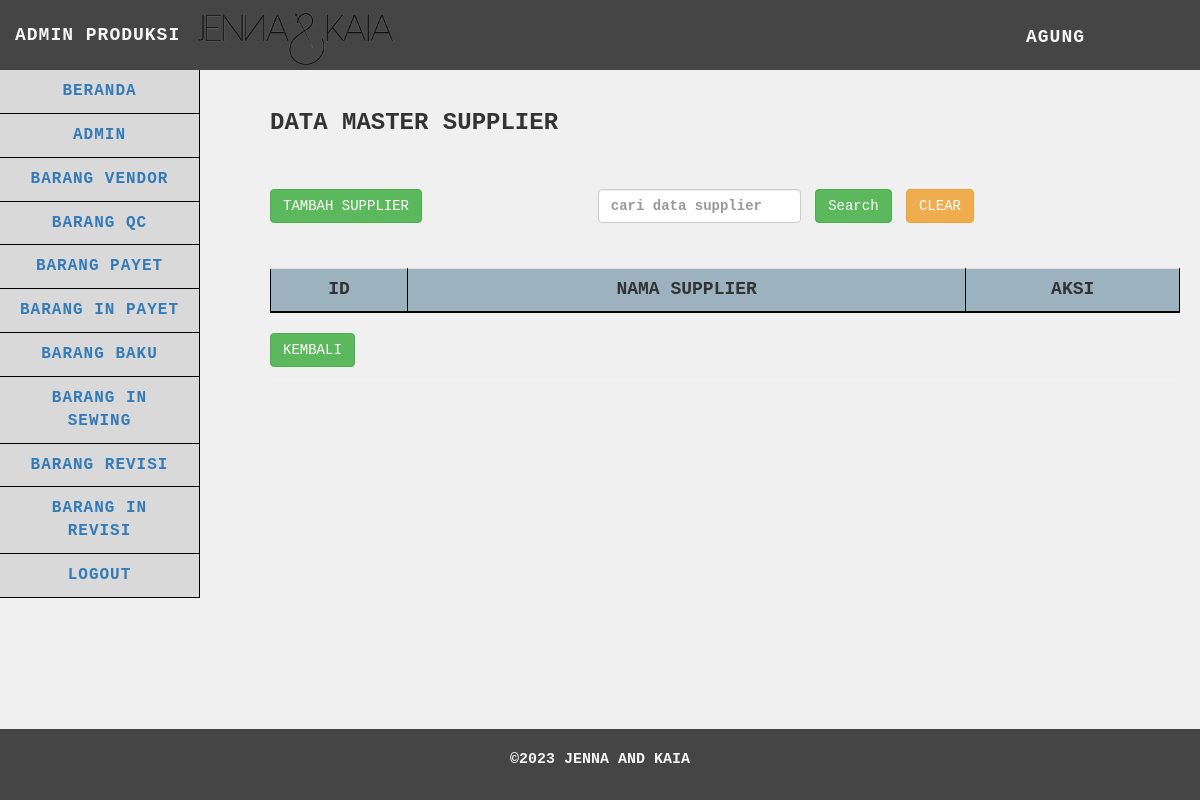
The page /produksi/supplier/supplier.php (signed in) on the database as committed earlier.
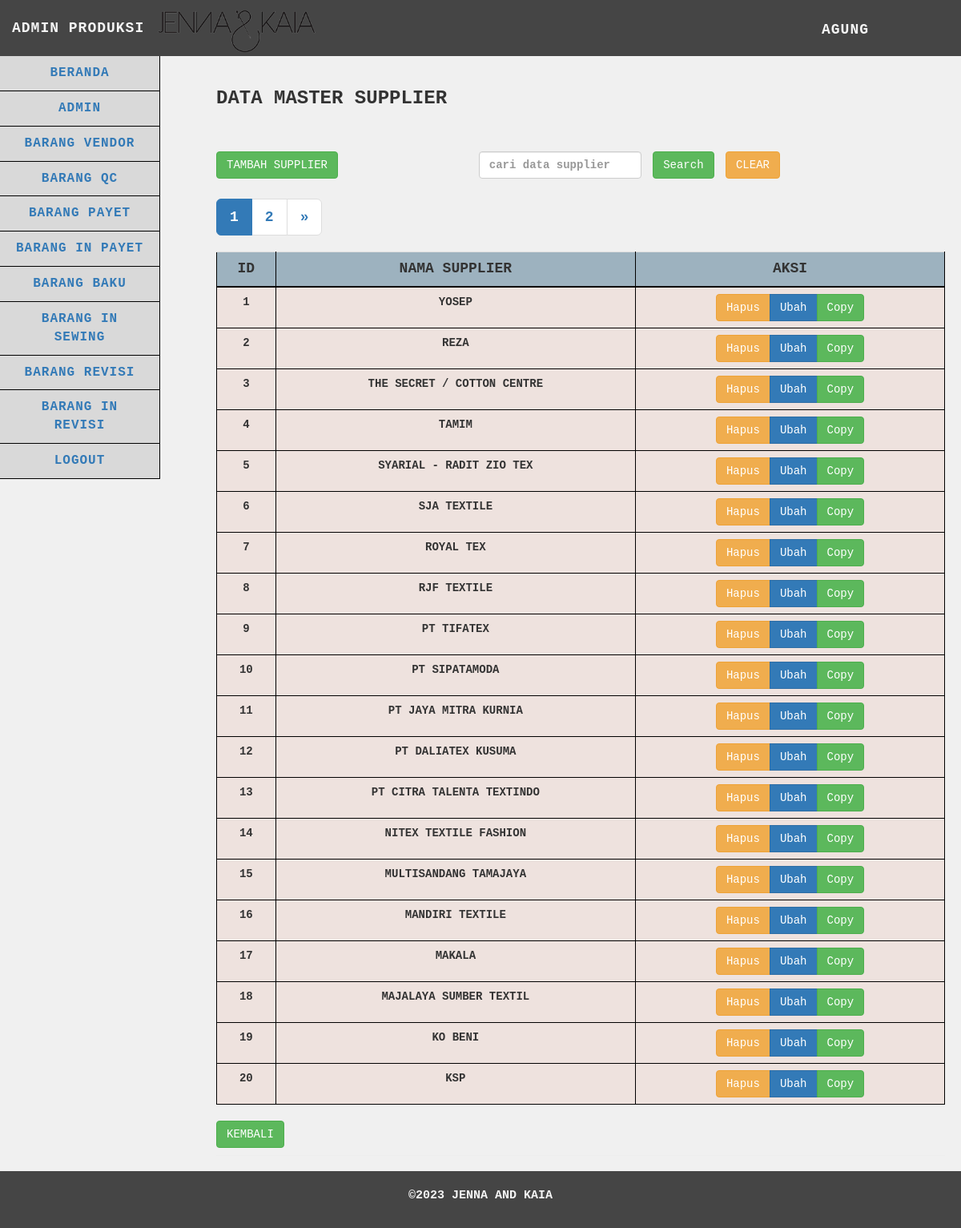
The same page on the database as committed later.
### tables this page shows
CREATE TABLE `supplier` (
  `idsupplier` int(25) NOT NULL,
  `nama_supplier` varchar(255) NOT NULL
);

### produksi/supplier/functions.php (called while the page is built, shortened)
<?php
$db = mysqli_connect("localhost", "root", "", "gudangjenna");
function query($query)
{
    global $db;
    $result = mysqli_query($db, $query);
    $rows = [];
    while ($row = mysqli_fetch_assoc($result)) {
        $rows[] = $row;
    }
    return $rows;
}
function getNama($username)
{
    global $db;
    $query = "SELECT nama FROM admin WHERE username = '$username' AND role = 'produksi'";
    $result = mysqli_query($db, $query);
    if ($result && mysqli_num_rows($result) > 0) {
        $user = mysqli_fetch_assoc($result);
        return $user['nama'];
    } else {
        return "Nama Tidak Ditemukan";
    }
}

### produksi/supplier/supplier.php (the view, shortened to what this page needs)
<?php
$supplier = query("SELECT * FROM supplier");
$limit = 20;
$page = isset($_GET['page']) ? $_GET['page'] : 1;
$start = ($page - 1) * $limit;
$start_date = isset($_GET['start_date']) ? $_GET['start_date'] : '';
$end_date = isset($_GET['end_date']) ? $_GET['end_date'] : '';
$date_filter = '';
$search = isset($_GET['search']) ? $_GET['search'] : '';
$search_filter = '';
$query = "SELECT * FROM supplier $date_filter $search_filter ORDER BY idsupplier DESC LIMIT $start, $limit";
$supplier = query($query);
$totalRecordsSearchDateFilter = count(query("SELECT * FROM supplier $date_filter $search_filter"));
$totalPagesSearchDateFilter = ceil($totalRecordsSearchDateFilter / $limit);
?>
<!DOCTYPE html>
<html>
<head>
    <link href="../../vendor/css/bootstrap/bootstrap.min.css" rel="stylesheet">
    <link href="../../vendor/css/bootstrap/bootstrap.css" rel="stylesheet">
    <link href="../../vendor/font-awesome/css/font-awesome.min.css" rel="stylesheet" type="text/css">
    <link href="../../css/tabel.css" rel="stylesheet">
</head>
<body>
    <nav class="navbar navbar-default navbar-static-top" role="navigation" style="margin-bottom: 0">
        <div class="navbar-header">
            <img src="../../images/Jenna-Kaia.png" alt="Logo Perusahaan" class="navbar-logo">
            <a class="navbar-brand">ADMIN PRODUKSI</a>
        </div>
        <ul class="nav navbar-top-links navbar-right">
            <li class="dropdown">
                <a class="dropdown-toggle" data-toggle="dropdown" href="../logout.php"><?php echo getNama($_SESSION['usernamepr']); ?></i>
                </a>
            </li>
        </ul>
        <div class="navbar-default sidebar" role="navigation" style="font-size: medium;">
            <div class="sidebar-nav navbar-collapse">
                <ul class="nav" id="side-menu">
                    <li>
                        <a href="../beranda.php">
                            BERANDA
                        </a>
                    </li>
                    <li>
                        <a href="../admin/admin.php">
                            ADMIN
                        </a>
                    </li>
                    <li>
                        <a href="../barangvendor/barangvendor.php">
                            BARANG VENDOR
                        </a>
                    </li>
                    <li>
                        <a href="../barangqc/barangqc.php">
                            BARANG QC
                        </a>
                    </li>
                    <li>
                        <a href="../barangpayet/barangpayet.php">
                            BARANG PAYET
                        </a>
                    </li>
                    <li>
                        <a href="../baranginpayet/baranginpayet.php">
                            BARANG IN PAYET
                        </a>
                    </li>
                    <li>
                        <a href="../barangbaku/barangbaku.php">
                            BARANG BAKU
                        </a>
                    </li>
                    <li>
                        <a href="../baranginsewing/baranginsewing.php">
                            BARANG IN SEWING
                        </a>
                    </li>
                    <li>
                        <a href="../barangrevisi/barangrevisi.php">
                            BARANG REVISI
                        </a>
                    </li>
                    <li>
                        <a href="../baranginrevisi/baranginrevisi.php">
                            BARANG IN REVISI
                        </a>
                    </li>
                    <li>
                        <a href="../logout.php" onclick="return confirm('yakin ingin logout?')">
                            Logout
                        </a>
                    </li>
                </ul>
            </div>
        </div>
    </nav>
    <div class="content">
        <div class="container-fluid">
            <h1 class="page-header">Data Master Supplier
                <br><br><br>
                <div class="row">
                    <div class="col-md-4">
                        <div class="text-left">
                            <a href="#" class="btn btn-success" data-toggle="modal" data-target="#tambahBarangModal">Tambah
                                Supplier</a>
                        </div>
                    </div>
                    <div class="col-md-6">
                        <form action="" method="GET" class="form-inline">
                            <input type="text" class="form-control mx-2" id="search" name="search" value="<?php echo $_GET['search'] ?? ''; ?>" placeholder="cari data supplier">
                            <button type="submit" class="btn btn-success">Search</button>
                            <a href="supplier.php" class="btn btn-warning mx-2">Clear</a>
                        </form>
                    </div>
                </div>
                <div class="row" style="margin-top: 5px;">
                    <div class="col-md-6">
                        <div class="button-group" style="display: flex; align-items: center;">
                            <div class="pagination-container">
                                <ul class="pagination pagination-lg">
                                    <?php
                                    $startPage = max(1, $page - 1);
                                    $endPage = min($totalPagesSearchDateFilter, $startPage + 4);
                                    for ($p = $startPage; $p <= $endPage; $p++) :
                                    ?>
                                        <li class="<?php if ($p == $page) echo 'active'; ?>">
                                            <a href="?page=<?php echo $p; ?>&start_date=<?php echo $start_date; ?>&end_date=<?php echo $end_date; ?>&search=<?php echo $search; ?>">
                                                <?php echo $p; ?>
                                            </a>
                                        </li>
                                    <?php endfor; ?>
                                    <?php if ($page < $totalPagesSearchDateFilter) : ?>
                                        <li>
                                            <a href="?page=<?php echo ($page + 1); ?>&start_date=<?php echo $start_date; ?>&end_date=<?php echo $end_date; ?>&search=<?php echo $search; ?>" aria-label="Next">
                                                <span aria-hidden="true">&raquo;</span>
                                            </a>
                                        </li>
                                    <?php endif; ?>
                                </ul>
                            </div>
                        </div>
                    </div>
                </div>
                <div class="table-responsive">
                    <table id="data-table" class="table table-hover">
                        <tr>
                            <th scope="col">Id</th>
                            <th scope="col">Nama Supplier</th>
                            <th scope="col">Aksi</th>
                        </tr>
                        <?php $i = $start + 1; ?>
                        <?php foreach ($supplier as $row) : ?>
                            <tr class="data-row">
                                <td><?= $i; ?></td>
                                <td><?= $row["nama_supplier"]; ?></td>
                                <td>
                                    <div class="btn-group text-center" style="display: flex; justify-content: center;">
                                        <button type="button" class="btn btn-warning delete-button" data-id="<?= $row["idsupplier"]; ?>">Hapus</button>
                                        <button type="button" class="btn btn-primary" data-toggle="modal" data-target="#ubahBarangModal<?= $row["idsupplier"]; ?>" data-id="<?= $row["idsupplier"]; ?>" data-page="<?= $page; ?>">Ubah</button>
                                        <button type="button" class="btn btn-success copy-button" data-id="<?= $row["idsupplier"]; ?>">Copy</button>
                                    </div>
                                </td>
                            </tr>
                            <?php $i++; ?>
                        <?php endforeach; ?>
                    </table>
                </div>
                <div>
                    <a href="../beranda.php" class="btn btn-success">Kembali</a>
                </div>
        </div>
    </div>
    <footer>
        <p>©2023 Jenna and Kaia</p>
    </footer>
</body>
</html>

### css/tabel.css (style rules this page uses)
body { font-family: "Courier New", Courier, monospace; text-transform: uppercase; margin: 0; padding: 0; background-color: #f0f0f0; display: flex; flex-direction: column; min-height: 100vh; }
p { font-size: 15px; }
h1 { text-transform: uppercase; font-weight: 500; }
.page-header { font-weight: bold; font-size: 24px; }
.navbar-logo { max-height: 60px; width: auto; margin-top: 10px; }
.navbar { background-color: #454545; font-size: large; letter-spacing: 1px; font-weight: 700; font-family: "Courier New", Courier, monospace; text-transform: uppercase; border: none; height: 70px; position: fixed; top: 0; width: 100%; z-index: 99; }
.navbar-header .navbar-brand { color: whitesmoke; margin-top: 10px; }
.dropdown { background-color: #454545; width: 100%; }
.dropdown-toggle { color: whitesmoke; margin-top: 10px; }
.navbar-top-links { margin-right: 0; }
.navbar-top-links li { display: inline-block; }
.navbar-top-links li:last-child { margin-right: 100px; }
.navbar-top-links li a { padding: 15px; min-height: 50px; }
.sidebar { background-color: #d9d9d9; text-align: center; }
.sidebar .sidebar-nav.navbar-collapse { padding-left: 0; padding-right: 0; }
.sidebar ul li { border-bottom: 1px solid black; border-right: 1px solid black; }
@media (min-width: 768px) { .sidebar { z-index: 1; position: absolute; width: 200px; margin-top: 70px; } }
@media (min-width: 768px) { .navbar-top-links { margin-left: auto; } }
.content { padding-top: 50px; padding-bottom: 50px; flex: 1; }
.container-fluid { padding: 20px; }
.table { border-collapse: collapse; width: 100%; }
.table th { background-color: #9db2bf; border: 1px solid black; text-align: center; border-bottom: 2px solid black; font-size: 18px; }
.table td { background-color: #eee2de; border: 1px solid black; text-align: center; font-size: 14px; }
@media (min-width: 768px) { .content { margin-left: 250px; } }
footer { text-transform: uppercase; padding: 20px; color: whitesmoke; background-color: #454545; text-align: center; font-weight: bold; position: fixed; bottom: 0; left: 0; width: 100%; }
footer p { text-align: center; }
.pagination-container { display: flex; justify-content: center; align-items: center; }

Rows that differ between the two databases and show on the page:
added supplier: nama_supplier "YOSEP"
added supplier: nama_supplier "REZA"
added supplier: nama_supplier "THE SECRET / COTTON CENTRE"
added supplier: nama_supplier "TAMIM"
added supplier: nama_supplier "SYARIAL - RADIT ZIO TEX"
added supplier: nama_supplier "SJA TEXTILE"
added supplier: nama_supplier "ROYAL TEX"
added supplier: nama_supplier "RJF TEXTILE"
added supplier: nama_supplier "PT TIFATEX"
added supplier: nama_supplier "PT SIPATAMODA"
added supplier: nama_supplier "PT JAYA MITRA KURNIA"
added supplier: nama_supplier "PT DALIATEX KUSUMA"
added supplier: nama_supplier "PT CITRA TALENTA TEXTINDO"
added supplier: nama_supplier "NITEX TEXTILE FASHION"
added supplier: nama_supplier "MULTISANDANG TAMAJAYA"
added supplier: nama_supplier "MANDIRI TEXTILE"
added supplier: nama_supplier "MAKALA"
added supplier: nama_supplier "MAJALAYA SUMBER TEXTIL"
added supplier: nama_supplier "KO BENI"
added supplier: nama_supplier "KSP"
Other text that changed with them:
new list line: "1"
new list line: "2"
